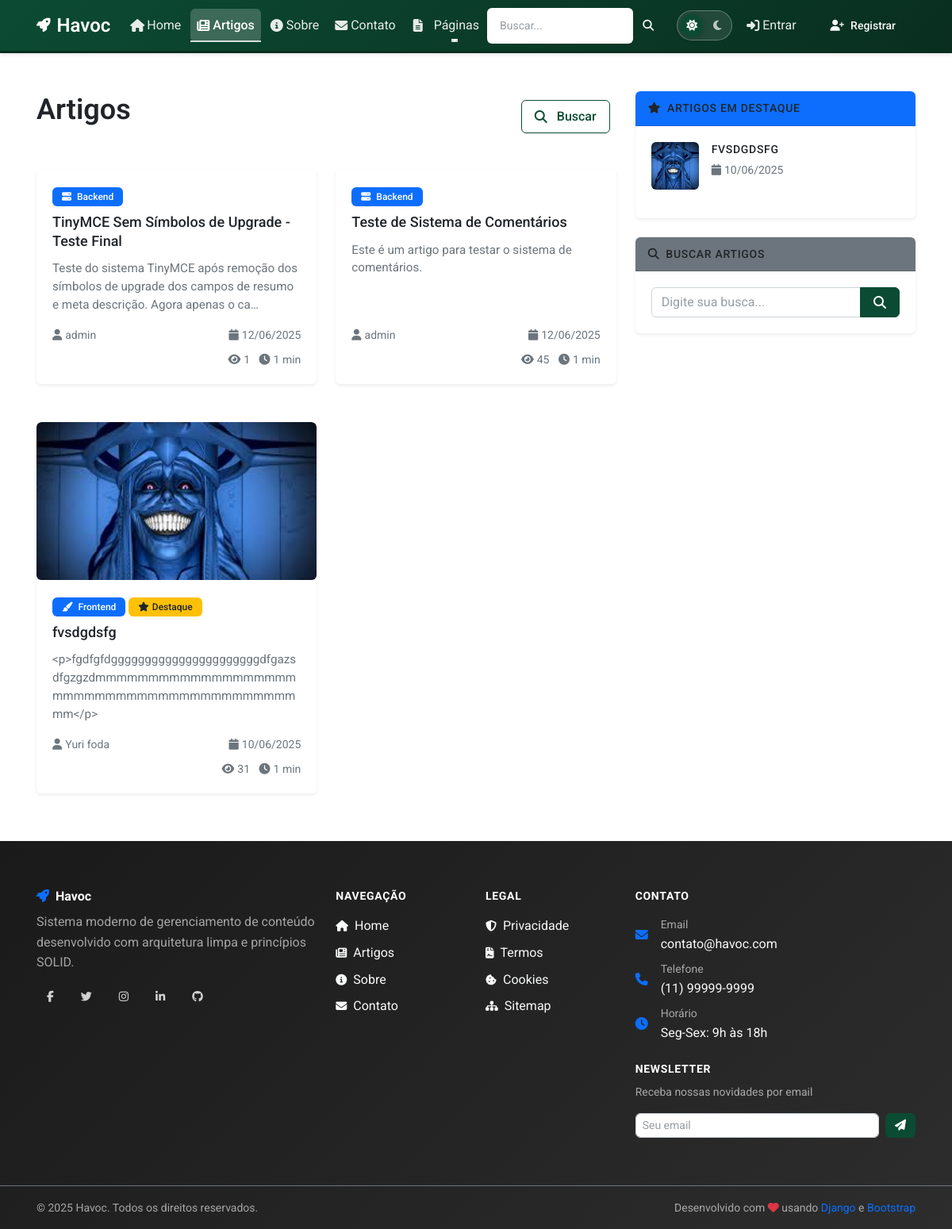
The app's page /artigos/ with its own data.
### apps/articles/models/article.py (models this page shows, shortened)
class Article(models.Model):
    STATUS_CHOICES = [
        ('draft', 'Rascunho'),
        ('published', 'Publicado'),
        ('archived', 'Arquivado'),
        ('scheduled', 'Agendado'),
    ]
    title = models.CharField(
        'título',
        max_length=200,
        validators=[MinLengthValidator(5)],
        help_text='Título do artigo'
    )
    slug = models.SlugField(
        'slug',
        max_length=200,
        unique=True,
        help_text='URL amigável do artigo'
    )
    excerpt = models.TextField(
        'resumo',
        max_length=500,
        help_text='Resumo do artigo para listagens e SEO'
    )
    content = models.TextField(
        'conteúdo',
        help_text='Conteúdo completo do artigo'
    )
    featured_image = models.ImageField(
        'imagem destacada',
        upload_to='articles/images/',
        blank=True,
        help_text='Imagem principal do artigo'
    )
    featured_image_alt = models.CharField(
        'texto alternativo da imagem',
        max_length=200,
        blank=True,
        help_text='Texto alternativo para acessibilidade'
    )
    category = models.ForeignKey(
        'articles.Category',
        on_delete=models.SET_NULL,
        null=True,
        blank=True,
        related_name='articles',
        verbose_name='categoria',
        help_text='Categoria principal do artigo'
    )
    tags = models.ManyToManyField(
        'articles.Tag',
        blank=True,
        related_name='articles',
        verbose_name='tags',
        help_text='Tags relacionadas ao artigo'
    )
    status = models.CharField(
        'status',
        max_length=20,
        choices=STATUS_CHOICES,
        default='draft',
        help_text='Status de publicação do artigo'
    )
    is_featured = models.BooleanField(
        'artigo em destaque',
        default=False,
        help_text='Se o artigo deve aparecer em destaque'
    )
    allow_comments = models.BooleanField(
        'permitir comentários',
        default=True,
        help_text='Se o artigo permite comentários'
    )
    author = models.ForeignKey(
        User,
        on_delete=models.CASCADE,
        related_name='authored_articles',
        verbose_name='autor',
        help_text='Autor principal do artigo'
    )
    contributors = models.ManyToManyField(
        User,
        blank=True,
        related_name='contributed_articles',
        verbose_name='colaboradores',
        help_text='Outros colaboradores do artigo'
    )
    meta_title = models.CharField(
        'meta título',
        max_length=60,
        blank=True,
        help_text='Título para SEO (máximo 60 caracteres)'
    )
    meta_description = models.CharField(
        'meta descrição',
        max_length=160,
        blank=True,
        help_text='Descrição para SEO (máximo 160 caracteres)'
    )
    meta_keywords = models.CharField(
        'palavras-chave',
        max_length=255,
        blank=True,
        help_text='Palavras-chave separadas por vírgula'
    )
    created_at = models.DateTimeField(
        'criado em',
        auto_now_add=True
    )
    updated_at = models.DateTimeField(
        'atualizado em',
        auto_now=True
    )
    published_at = models.DateTimeField(
        'publicado em',
        null=True,
        blank=True,
        help_text='Data e hora de publicação'
    )
    scheduled_at = models.DateTimeField(
        'agendado para',
        null=True,
        blank=True,
        help_text='Data e hora para publicação automática'
    )
    view_count = models.PositiveIntegerField(
        'visualizações',
        default=0,
        help_text='Número de visualizações do artigo'
    )
    reading_time = models.PositiveIntegerField(
        'tempo de leitura',
        default=0,
        help_text='Tempo estimado de leitura em minutos'
    )
    class Meta:
        verbose_name = 'artigo'
        verbose_name_plural = 'artigos'
        ordering = ['-published_at', '-created_at']
        indexes = [
            models.Index(fields=['slug']),
            models.Index(fields=['status', 'published_at']),
            models.Index(fields=['author', '-published_at']),
            models.Index(fields=['category', '-published_at']),
            models.Index(fields=['is_featured', '-published_at']),
        ]
    def get_absolute_url(self):
        return reverse('articles:article_detail', kwargs={'slug': self.slug})

### apps/articles/models/category.py (models this page shows, shortened)
class Category(models.Model):
    name = models.CharField(
        'nome',
        max_length=100,
        unique=True,
        validators=[MinLengthValidator(2)],
        help_text='Nome da categoria'
    )
    slug = models.SlugField(
        'slug',
        max_length=100,
        unique=True,
        help_text='URL amigável da categoria'
    )
    description = models.TextField(
        'descrição',
        blank=True,
        help_text='Descrição da categoria'
    )
    color = models.CharField(
        'cor',
        max_length=7,
        default='#007bff',
        help_text='Cor da categoria em hexadecimal (ex: #007bff)'
    )
    icon = models.CharField(
        'ícone',
        max_length=50,
        blank=True,
        help_text='Classe do ícone (ex: fas fa-newspaper)'
    )
    parent = models.ForeignKey(
        'self',
        on_delete=models.CASCADE,
        null=True,
        blank=True,
        verbose_name='categoria pai',
        help_text='Categoria pai para criar hierarquia'
    )
    is_active = models.BooleanField(
        'ativo',
        default=True,
        help_text='Se a categoria está ativa'
    )
    order = models.PositiveIntegerField(
        'ordem',
        default=0,
        help_text='Ordem de exibição da categoria'
    )
    meta_title = models.CharField(
        'meta título',
        max_length=60,
        blank=True,
        help_text='Título para SEO (máximo 60 caracteres)'
    )
    meta_description = models.CharField(
        'meta descrição',
        max_length=160,
        blank=True,
        help_text='Descrição para SEO (máximo 160 caracteres)'
    )
    created_at = models.DateTimeField(
        'criado em',
        auto_now_add=True
    )
    updated_at = models.DateTimeField(
        'atualizado em',
        auto_now=True
    )
    class Meta:
        verbose_name = 'categoria'
        verbose_name_plural = 'categorias'
        ordering = ['order', 'name']
        indexes = [
            models.Index(fields=['slug']),
            models.Index(fields=['is_active', 'order']),
        ]

### apps/accounts/models/user.py (models this page shows, shortened)
class User(AbstractUser):
    email = models.EmailField(
        'endereço de email',
        unique=True,
        error_messages={
            'unique': "Já existe um usuário com este email.",
        }
    )
    is_verified = models.BooleanField(
        'verificado',
        default=False,
        help_text='Designa se o usuário verificou o email.'
    )
    slug = models.SlugField(
        'slug',
        max_length=100,
        unique=True,
        blank=True,
        help_text='Identificador único para URLs amigáveis'
    )
    avatar = models.ImageField(
        'avatar',
        upload_to=user_avatar_path,
        blank=True,
        null=True,
        help_text='Foto de perfil do usuário'
    )
    bio = models.TextField(
        'biografia',
        max_length=500,
        blank=True,
        help_text='Breve descrição sobre o usuário'
    )
    phone = models.CharField(
        'telefone',
        max_length=20,
        blank=True,
        help_text='Número de telefone do usuário'
    )
    birth_date = models.DateField(
        'data de nascimento',
        blank=True,
        null=True,
        help_text='Data de nascimento do usuário'
    )
    location = models.CharField(
        'localização',
        max_length=100,
        blank=True,
        help_text='Cidade/Estado do usuário'
    )
    objects = UserManager()
    USERNAME_FIELD = 'email'
    REQUIRED_FIELDS = ['username']
    class Meta:
        verbose_name = 'usuário'
        verbose_name_plural = 'usuários'
        ordering = ['-date_joined']
    def get_full_name(self):
        return f"{self.first_name} {self.last_name}".strip()

### apps/articles/views/article_views.py (the view)
# urls.py: path('', ArticleListView.as_view(), name='article_list'),
class ArticleListView(View):
    template_name = 'articles/article_list.html'
    def get(self, request):
        article_service = ArticleService(DjangoArticleRepository())
        articles = article_service.get_published_articles()
        paginator = Paginator(articles, 12)  # 12 artigos por página
        page_number = request.GET.get('page')
        page_obj = paginator.get_page(page_number)
        featured_articles = article_service.get_featured_articles(limit=3)
        context = {
            'page_obj': page_obj,
            'articles': page_obj.object_list,
            'featured_articles': featured_articles,
            'meta_title': 'Artigos',
            'meta_description': 'Todos os artigos do blog',
        }
        return render(request, self.template_name, context)

### apps/articles/templates/articles/article_list.html (shortened to what this page needs)
{% extends 'base.html' %}
{% block content %}
<div class="container my-5">
    <div class="row">
        <div class="col-lg-8">
            <div class="d-flex justify-content-between align-items-center mb-4">
                <h1 class="text-sans text-body">Artigos</h1>
                <div>
                    <a href="{% url 'articles:search' %}" class="btn btn-outline-primary me-2">
                        <i class="fas fa-search me-2"></i>Buscar
                    </a>
                </div>
            </div>
            {% if articles %}
                <div class="row g-4 stagger-container">
                    {% for article in articles %}
                    <div class="col-md-6 scroll-reveal">
                        <div class="card h-100 border-0 shadow-sm hover-lift">
                            {% if article.featured_image %}
                                <div class="img-container img-container-16-9">
                                    <img data-src="{{ article.featured_image.url }}"
                                         class="img-optimized img-lazy"
                                         alt="{{ article.featured_image_alt|default:article.title }}"
                                         loading="lazy">
                                </div>
                            {% endif %}
                            <div class="card-body d-flex flex-column">
                                <div class="mb-2">
                                    {% if article.category %}
                                        <span class="badge bg-primary">
                                            {% if article.category.icon %}<i class="{{ article.category.icon }} me-1"></i>{% endif %}
                                            {{ article.category.name }}
                                        </span>
                                    {% endif %}
                                    {% if article.is_featured %}
                                        <span class="badge bg-warning text-dark">
                                            <i class="fas fa-star me-1"></i>Destaque
                                        </span>
                                    {% endif %}
                                </div>
                                <h5 class="card-title">
                                    <a href="{{ article.get_absolute_url }}" class="text-decoration-none text-dark">
                                        {{ article.title }}
                                    </a>
                                </h5>
                                <p class="card-text text-muted">{{ article.excerpt|truncatechars:120 }}</p>
                                <div class="mt-auto">
                                    <div class="d-flex justify-content-between align-items-center">
                                        <small class="text-secondary">
                                            <i class="fas fa-user me-1"></i>{{ article.author.get_full_name|default:article.author.username }}
                                        </small>
                                        <small class="text-secondary">
                                            <i class="fas fa-calendar me-1"></i>{{ article.published_at|date:"d/m/Y" }}
                                        </small>
                                    </div>
                                    <div class="d-flex justify-content-between align-items-center mt-2">
                                        <div class="text-secondary small">
                                            <i class="fas fa-eye me-1"></i>{{ article.view_count }}
                                            <i class="fas fa-clock ms-2 me-1"></i>{{ article.reading_time }} min
                                        </div>
                                    </div>
                                </div>
                            </div>
                        </div>
                    </div>
                    {% endfor %}
                </div>
            {% else %}
                <div class="text-center py-5">
                    <i class="fas fa-newspaper fa-5x text-secondary mb-3"></i>
                    <h3 class="text-secondary text-sans text-body">Nenhum artigo encontrado</h3>
                    <p class="text-secondary text-body">Ainda não há artigos publicados.</p>
                </div>
            {% endif %}
        </div>
        <div class="col-lg-4">
            {% if featured_articles %}
            <div class="card border-0 shadow-sm mb-4">
                <div class="card-header bg-primary text-white">
                    <h6 class="mb-0"><i class="fas fa-star me-2"></i>Artigos em Destaque</h6>
                </div>
                <div class="card-body">
                    {% for featured in featured_articles %}
                    <div class="d-flex mb-3 {% if not forloop.last %}border-bottom pb-3{% endif %}">
                        {% if featured.featured_image %}
                            <img src="{{ featured.featured_image.url }}" class="me-3 rounded" style="width: 60px; height: 60px; object-fit: cover;" alt="{{ featured.title }}">
                        {% endif %}
                        <div class="flex-grow-1">
                            <h6 class="mb-1">
                                <a href="{{ featured.get_absolute_url }}" class="text-decoration-none text-dark">
                                    {{ featured.title|truncatechars:50 }}
                                </a>
                            </h6>
                            <small class="text-muted">
                                <i class="fas fa-calendar me-1"></i>{{ featured.published_at|date:"d/m/Y" }}
                            </small>
                        </div>
                    </div>
                    {% endfor %}
                </div>
            </div>
            {% endif %}
            <div class="card border-0 shadow-sm mb-4">
                <div class="card-header bg-secondary text-white">
                    <h6 class="mb-0"><i class="fas fa-search me-2"></i>Buscar Artigos</h6>
                </div>
                <div class="card-body">
                    <form method="get" action="{% url 'articles:search' %}" aria-label="Formulário de busca" role="form">
                        <div class="input-group">
                            <input type="text" name="q" class="form-control" placeholder="Digite sua busca...">
                            <button class="btn btn-primary" type="submit">
                                <i class="fas fa-search"></i>
                            </button>
                        </div>
                    </form>
                </div>
            </div>
        </div>
    </div>
</div>
{% endblock %}

### records on screen
Article: category.name "Backend", title "TinyMCE Sem Símbolos de Upgrade - Teste Final", excerpt "Teste do sistema TinyMCE após remoção dos símbolos de upgrade dos campos de resumo e meta descrição. Agora apenas o ca…", author.get_full_name "admin", published_at "12/06/2025", view_count "1", reading_time "1"
Article: category.name "Backend", title "Teste de Sistema de Comentários", excerpt "Este é um artigo para testar o sistema de comentários.", author.get_full_name "admin", published_at "12/06/2025", view_count "45", reading_time "1"
Article: featured_image (picture), category.name "Frontend", is_featured True (drawn), title "fvsdgdsfg", excerpt "<p>fgdfgfdggggggggggggggggggggggdfgazsdfgzgzdmmmmmmmmmmmmmmmmmmmmmmmmmmmmmmmmmmmmmmmmmmmm</p>", author.get_full_name "Yuri foda", published_at "10/06/2025", view_count "31", reading_time "1", title "FVSDGDSFG"
